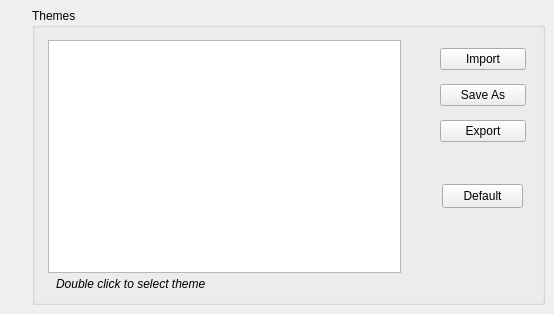
    <widget class="QWidget" name="page_14">
     <widget class="QGroupBox" name="groupBox_7">
      <property name="geometry">
       <rect>
        <x>32</x>
        <y>8</y>
        <width>513</width>
        <height>297</height>
       </rect>
      </property>
      <property name="title">
       <string>Themes</string>
      </property>
      <widget class="QListView" name="listInstalled">
       <property name="geometry">
        <rect>
         <x>16</x>
         <y>32</y>
         <width>353</width>
         <height>233</height>
        </rect>
       </property>
       <property name="editTriggers">
        <set>QAbstractItemView::NoEditTriggers</set>
       </property>
      </widget>
      <widget class="QWidget" name="layoutWidget">
       <property name="geometry">
        <rect>
         <x>408</x>
         <y>32</y>
         <width>86</width>
         <height>110</height>
        </rect>
       </property>
       <layout class="QVBoxLayout" name="verticalLayout">
        <item>
         <widget class="QPushButton" name="pushImp">
          <property name="text">
           <string>Import</string>
          </property>
         </widget>
        </item>
        <item>
         <widget class="QPushButton" name="pushSaveas">
          <property name="text">
           <string>Save As</string>
          </property>
         </widget>
        </item>
        <item>
         <widget class="QPushButton" name="pushExport">
          <property name="text">
           <string>Export</string>
          </property>
         </widget>
        </item>
       </layout>
      </widget>
      <widget class="QPushButton" name="pushDefault">
       <property name="geometry">
        <rect>
         <x>410</x>
         <y>176</y>
         <width>81</width>
         <height>24</height>
        </rect>
       </property>
       <property name="text">
        <string>Default</string>
       </property>
      </widget>
      <widget class="QLabel" name="label_12">
       <property name="geometry">
        <rect>
         <x>24</x>
         <y>268</y>
         <width>185</width>
         <height>16</height>
        </rect>
       </property>
       <property name="font">
        <font>
         <italic>true</italic>
        </font>
       </property>
       <property name="text">
        <string>Double click to select theme</string>
       </property>
       <property name="textFormat">
        <enum>Qt::PlainText</enum>
       </property>
       <property name="textInteractionFlags">
        <set>Qt::NoTextInteraction</set>
       </property>
      </widget>
     </widget>
    </widget>
